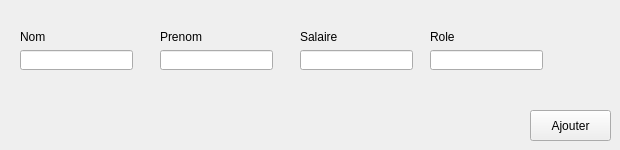
     <widget class="QWidget" name="ajouter">
      <attribute name="title">
       <string>Ajouter</string>
      </attribute>
      <widget class="QLineEdit" name="nom">
       <property name="geometry">
        <rect>
         <x>20</x>
         <y>50</y>
         <width>113</width>
         <height>20</height>
        </rect>
       </property>
      </widget>
      <widget class="QLineEdit" name="prenom">
       <property name="geometry">
        <rect>
         <x>160</x>
         <y>50</y>
         <width>113</width>
         <height>20</height>
        </rect>
       </property>
      </widget>
      <widget class="QLineEdit" name="salaire">
       <property name="geometry">
        <rect>
         <x>300</x>
         <y>50</y>
         <width>113</width>
         <height>20</height>
        </rect>
       </property>
      </widget>
      <widget class="QLineEdit" name="role">
       <property name="geometry">
        <rect>
         <x>430</x>
         <y>50</y>
         <width>113</width>
         <height>20</height>
        </rect>
       </property>
      </widget>
      <widget class="QLabel" name="label_2">
       <property name="geometry">
        <rect>
         <x>20</x>
         <y>30</y>
         <width>47</width>
         <height>14</height>
        </rect>
       </property>
       <property name="text">
        <string>Nom</string>
       </property>
      </widget>
      <widget class="QLabel" name="label_3">
       <property name="geometry">
        <rect>
         <x>160</x>
         <y>30</y>
         <width>47</width>
         <height>14</height>
        </rect>
       </property>
       <property name="text">
        <string>Prenom</string>
       </property>
      </widget>
      <widget class="QLabel" name="label_4">
       <property name="geometry">
        <rect>
         <x>300</x>
         <y>30</y>
         <width>47</width>
         <height>14</height>
        </rect>
       </property>
       <property name="text">
        <string>Salaire</string>
       </property>
      </widget>
      <widget class="QLabel" name="label_5">
       <property name="geometry">
        <rect>
         <x>430</x>
         <y>30</y>
         <width>47</width>
         <height>14</height>
        </rect>
       </property>
       <property name="text">
        <string>Role</string>
       </property>
      </widget>
      <widget class="QPushButton" name="pushButton">
       <property name="geometry">
        <rect>
         <x>530</x>
         <y>110</y>
         <width>81</width>
         <height>31</height>
        </rect>
       </property>
       <property name="text">
        <string>Ajouter</string>
       </property>
      </widget>
     </widget>
